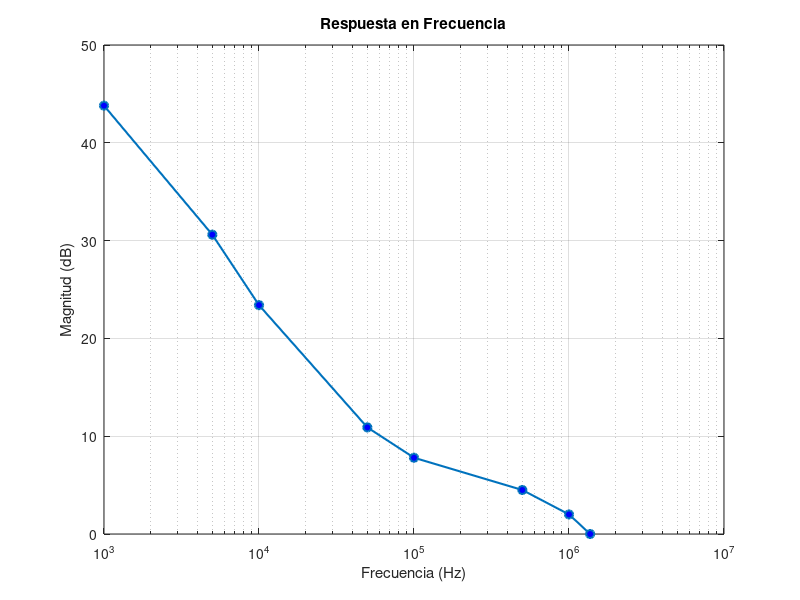

MATLAB code for this plot:
% Frecuencias en Hz (usando notación científica)
frec = [1e3, 5e3, 10e3, 50e3, 100e3, 500e3, 1e6, 1.369e6]; 

% Magnitudes en dB (¡Falta un dato! Añadí NaN al final para que corra el código)
magn = [43.8, 30.6, 23.4, 10.9, 7.8, 4.5, 2,0]; 

% Crear la gráfica con escala logarítmica en el eje X
figure;
semilogx(frec, magn, '-o', 'LineWidth', 1.5, 'MarkerSize', 6, 'MarkerFaceColor', 'b');

% Configurar la cuadrícula para diagramas de Bode/Frecuencia
grid on;
set(gca, 'XMinorTick', 'on');

% Etiquetas y título
xlabel('Frecuencia (Hz)');
ylabel('Magnitud (dB)');
title('Respuesta en Frecuencia');
